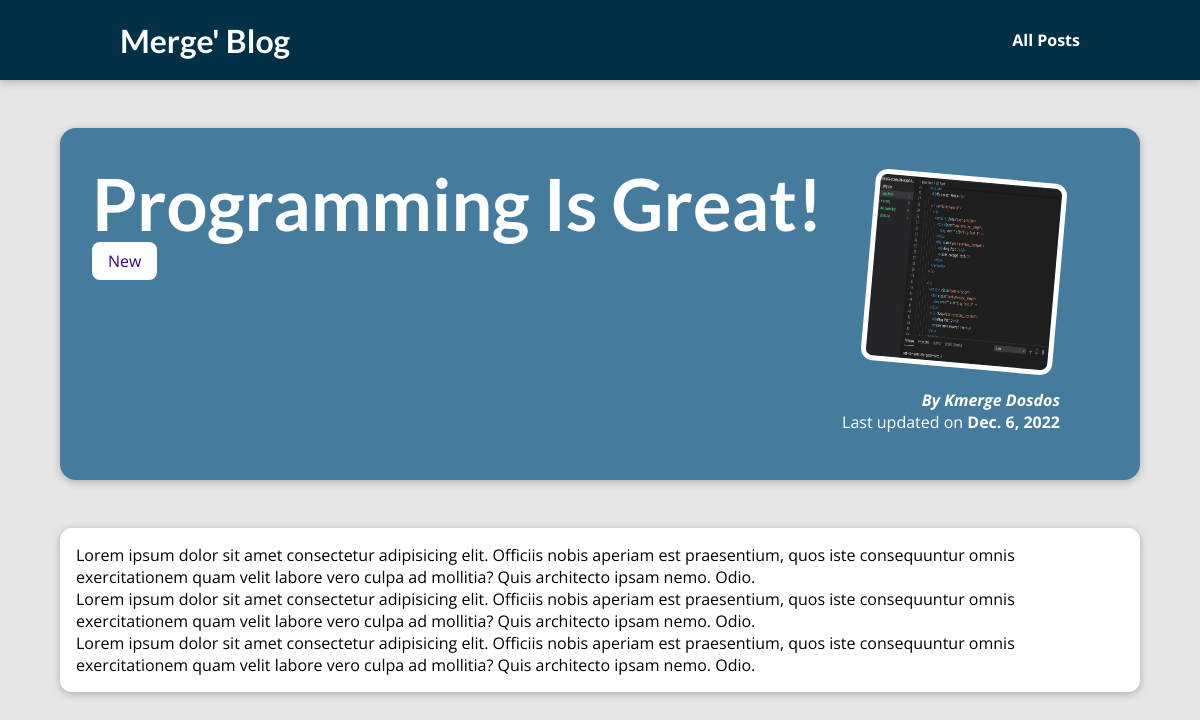
Page /posts/programming-is-fun/ on the committed database.
### blog/models.py (models this page shows, shortened)
class Post(models.Model):
  title = models.CharField(max_length=150)
  excerpt = models.CharField(max_length=200)
  image_name = models.CharField(max_length=100)
  date = models.DateField(auto_now=True)
  slug = models.SlugField(unique=True)
  content = models.TextField(validators=[MinLengthValidator(10)])
  author = models.ForeignKey(Author, on_delete=models.SET_NULL, related_name="posts", null=True)
  tags = models.ManyToManyField(Tag)

class Tag(models.Model):
  caption = models.CharField(max_length=20)

class Author(models.Model):
  first_name = models.CharField(max_length=50)
  last_name = models.CharField(max_length=50)
  email = models.EmailField()
  def full_name(self):
    return f'{self.first_name} {self.last_name}'
  def __str__(self):
      return self.full_name()

### blog/views.py (the view)
# urls.py: path('posts/<slug:slug>/', views.post_detail, name='post-detail-page')
def post_detail(request, slug):
  filtered_post = get_object_or_404(Post, slug=slug)
  context = {
    "post": filtered_post,
    "tags": filtered_post.tags.all()
  }
  return render(request, 'blog/single-post.html', context)

### blog/templates/blog/single-post.html (shortened to what this page needs)
{% extends 'base.html' %}
{% load static %}
{% block css_files %}
  <link rel="stylesheet" href="{% static 'blog/post-detail.css' %}">
{% endblock %}
{% block content %}
  <section id="summary">
    <h2>{{ post.title }}</h2>
    <div>
      {% for tag in tags %}
        <span class="tag">{{ tag.caption }}</span>
      {% endfor %}
    </div>
    <article>
      <img src="{% static 'blog/images/'|add:post.image_name %}" alt="{{ post.title }}">
      <address>By <a href="mailto:{{ post.author.email }}">{{ post.author }}</a></address>
      <div>
        Last updated on <time>{{ post.date }}</time>
      </div>
    </article>
  </section>
  <main>
    <p>
      {{ post.content|linebreaks }}
    </p>
  </main>
{% endblock %}

### static/app.css (style rules this page uses)
* { box-sizing: border-box; margin: 0; }
html { font-family: 'Open Sans', 'Lato', sans-serif; }
body { margin: 0; }
h1, h2, h3 { font-family: 'Lato', sans-serif; font-weight: bold; }

### blog/static/blog/post-detail.css (style rules this page uses)
body { background-color: #e7e7e7; }
#summary { margin: 8rem auto 3rem auto; padding: 2rem; width: 90%; max-width: 90rem; border-radius: 16px; background-color: #457b9d; position: relative; box-shadow: 0 2px 8px rgba(0, 0, 0, 0.25); height: 22rem; }
#summary h2 { color: white; font-size: 4.5rem; margin-bottom: 0.25rem; }
#summary article { position: absolute; top: 2rem; right: 3rem; padding: 1rem 2rem; border-radius: 12px; text-align: right; color: white; }
#summary article img { width: 12rem; height: 12rem; border-radius: 12px; transform: rotateZ(5deg); border: 5px solid white; margin-bottom: 1rem; }
#summary address { font-weight: bold; }
#summary a { color: white; text-decoration: none; }
#summary time { font-weight: bold; }
main { width: 90%; max-width: 90rem; margin: 3rem auto; background-color: white; padding: 1rem; border-radius: 12px; box-shadow: 0 2px 8px rgba(0, 0, 0, 0.25); }
.tag { background-color: white; color: #390281; padding: 0.5rem 1rem; border-radius: 8px; }

### rows in the picture
Post: title "Programming Is Great!", image_name (picture), author "Kmerge Dosdos", date "Dec. 6, 2022", content "Lorem ipsum dolor sit amet consectetur adipisicing elit. Officiis nobis aperiam est praesentium, quos iste consequuntur omnis exercitationem quam velit labore vero culpa ad mollitia? Quis architecto ipsam nemo. Odio. Lorem ipsum dolor sit amet consectetur adipisicing elit. Officiis nobis aperiam est praesentium, quos iste consequuntur omnis exercitationem quam velit labore vero culpa ad mollitia? Quis architecto ipsam nemo. Odio. Lorem ipsum dolor sit amet consectetur adipisicing elit. Officiis nobis aperiam est praesentium, quos iste consequuntur omnis exercitationem quam velit labore vero culpa ad mollitia? Quis architecto ipsam nemo. Odio."
Tag: caption "New"
